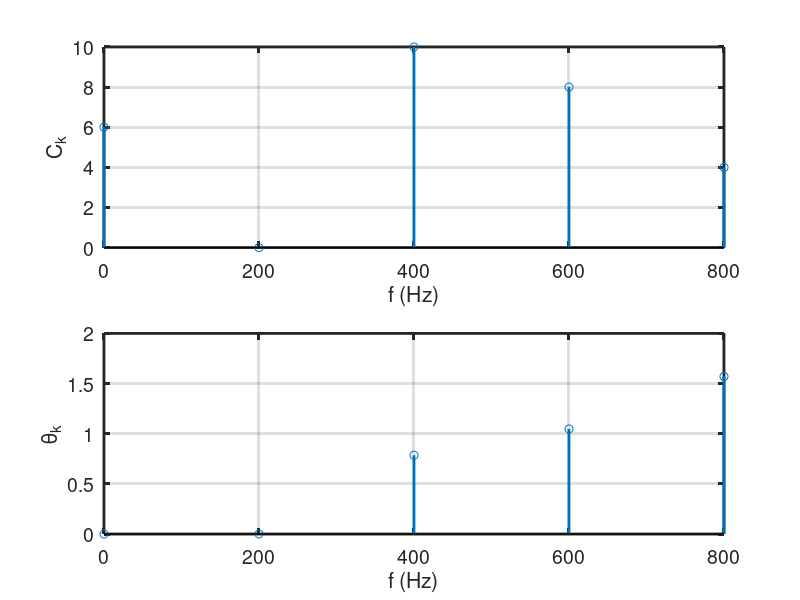
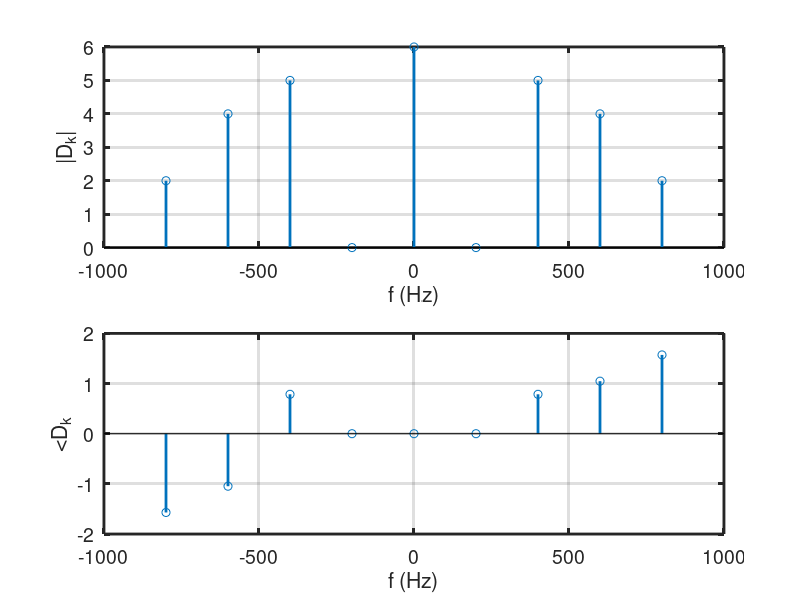

These figures' MATLAB source, in order:

close all;
%period

c1 = [ 6 0 10 8 4];
f1 = [0 200 400 600 800];
phi1 = [0 0 pi/4 pi/3 pi/2];


d1 = [2 4 5 0 6 0 5 4 2];
f2 = [-800 -600 -400 -200 0 200 400 600 800];
phi2 = [-pi/2 -pi/3 pi/4 0 0 0 pi/4 pi/3 pi/2];



figure(1)
subplot(211);

stem(f1,c1,'LineWidth',2);
xlabel('f (Hz)','FontSize',14);
ylabel('C_k','FontSize',14);
set(gca,'FontSize',14,'LineWidth',2);
grid on
%ylim([-0.2 2.2])

subplot(212);

stem(f1,phi1,'LineWidth',2);
xlabel('f (Hz)','FontSize',14);
ylabel('\theta_k','FontSize',14);
set(gca,'FontSize',14,'LineWidth',2);
grid on



figure(2)
subplot(211);

stem(f2,d1,'LineWidth',2);
xlabel('f (Hz)','FontSize',14);
ylabel('|D_k|','FontSize',14);
set(gca,'FontSize',14,'LineWidth',2);
grid on
%ylim([-0.2 2.2])

subplot(212);

stem(f2,phi2,'LineWidth',2);
xlabel('f (Hz)','FontSize',14);
ylabel('<D_k','FontSize',14);
set(gca,'FontSize',14,'LineWidth',2);
grid on

